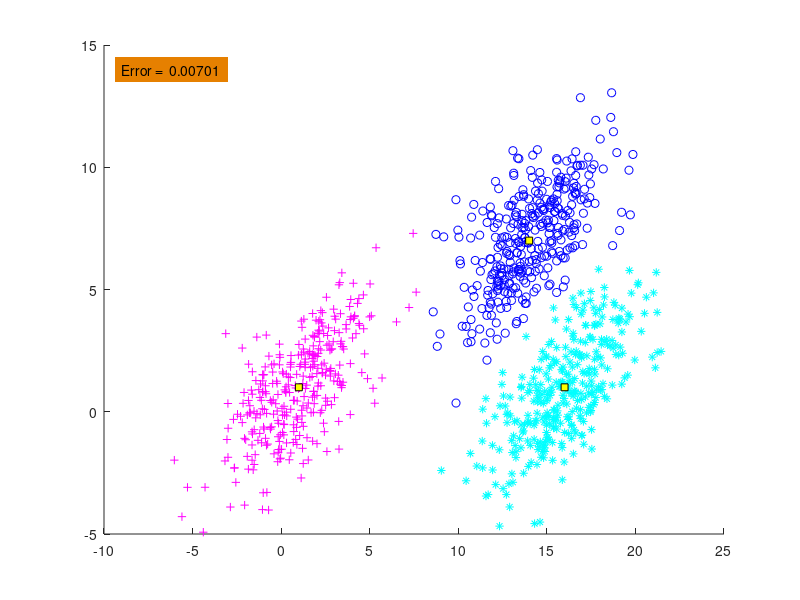

This figure's MATLAB source:
function output=CH2_3_Mahalanobis()
N=1000;

m=[1 14 16;1 7 1];
S(:,:,1)=[5 3;3 4];
S(:,:,2)=[5 3;3 4];
S(:,:,3)=[5 3;3 4];
P=[1/3 1/3 1/3 ];

%% (A)
X=[];
y=[];
[l,c]=size(m);
for j=1:c
% Generating the [p(j)*N)] vectors from each distribution
temp=mvnrnd(m(:,j),S(:,:,j),fix(P(j)*N));
% The total number of points may be slightly less than N
% due to the fix ooutputrator
X=[X ;temp];
y=[y ones(1,fix(P(j)*N))*j];
end

%% B
% l=dimensionality, c=no. of classes
[l,N]=size(X'); % N=no. of vectors
for i=1:N
for j=1:c
 t(j)=sqrt((X(i,:)'-m(:,j))'*inv(S(:,:,j))*...
    (X(i,:)'-m(:,j)));

end
% Determining the maximum quantity Pi*p(x|wi)
 [num,z(i)]=min(t(:));
end
plot_data(X,z,m);

%% C
output=compute_error(y,z);
xx=axis;

text(xx(1)+1,xx(4)-1,...
['Error =  ' num2str(output,3)],...
'HorizontalAlignment','left',... 
 'BackgroundColor',[.9 0.5 0],...
 'Margin',5);
end
%%
function clas_error=compute_error(y,y_est)
[q,N]=size(y); % N= no. of vectors
c=max(y); % Determining the number of classes
clas_error=0; % Counting the misclassified vectors
for i=1:N
if(y(i) ~= y_est(i))
clas_error=clas_error+1;
end
end
% Computing the classification error
clas_error =clas_error/N;
end
%%
function z=comp_gauss_dens_val(m,S,x)
[l,q]=size(m); % l=dimensionality
z=(1/((2*pi)^ (l/2)*det(S)^ 0.5) )...
*exp(-0.5*(x'-m)'*inv(S)*(x'-m));
end
%% 
function plot_data(X,y,m)
[l,N]=size(X'); % N=no. of data vectors, l=dimensionality
[l,c]=size(m); % c=no. of classes
if(l ~=2)
fprintf('NO PLOT CAN BE GENERATED\n')
return
end
pale=['m+'; 'bo'; 'c*'];
figure(2)
% Plot of the data vectors
hold on

for k=1:N
plot(X(k,1),X(k,2),pale(y(k),:))
end
% Plot of the class means
for j=1:c
plot(m(1,j),m(2,j),'--ks',...
                'MarkerFaceColor','y',...
                'MarkerSize',5)
end
end
